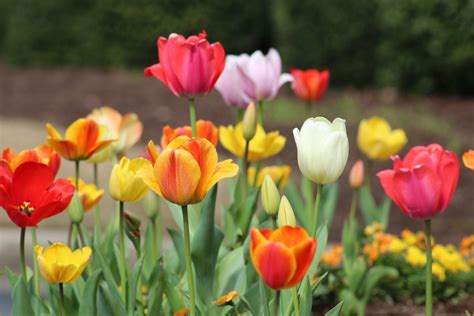
#> input picture images/tulip.jpeg, 474 x 316 px
$ python filter.py
#> lines starting #> are read from the running program, lines starting #| are printed output that depends on the picture

import  matplotlib.pyplot as  plt
import cv2 as cv
import numpy as np
import os

def load_image (mode=0):
#> called with mode = 0
    dirs = os.getcwd().split(os.sep)
    dirs.pop()
    path = os.sep.join(dirs)+os.sep+'images/tulip.jpeg'

    print(path)
    img = cv.imread(path,mode)
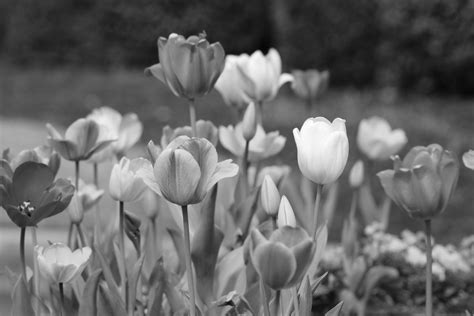
#> img: shape (316, 474); min 3, max 255, mean 104.5
    if img is None:
        print("failed to load image")
        exit(1)
    return img

img = load_image()

sovelx= np.array([[-1,0,1],[-2,0,2],[-1,0,1]])
sovely = np.array([[-1,-2,-1],[0,0,0],[1,2,1]])
prewittx=np.array([[-1,0,1],[-1,0,1],[-1,0,1]])
prewitty=np.array([[-1,-1,-1],[0,0,0],[1,1,1]])
laplacian = np.array([[0,-1,0],[-1,4,-1],[0,-1,0]])
avg_kernal = np.ones((3,3),np.float32)/9


hsx= cv.filter2D(img,-1,sovelx)
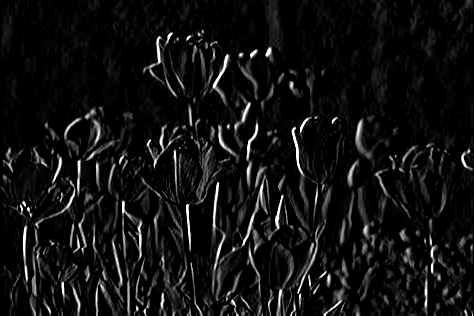
#> hsx: shape (316, 474); min 0, max 255, mean 17.3
hsy = cv.filter2D(img,-1,sovely)
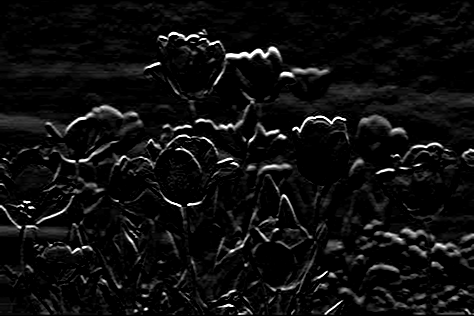
#> hsy: shape (316, 474); min 0, max 255, mean 14.4

psx=cv.filter2D(img,-1,prewittx)
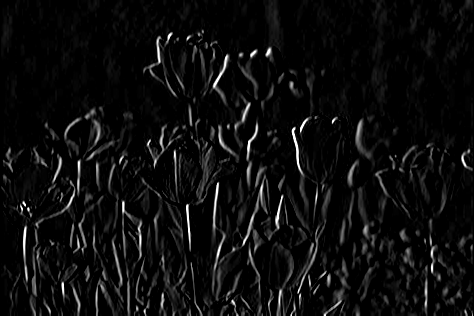
#> psx: shape (316, 474); min 0, max 255, mean 13.1
psy=cv.filter2D(img,-1,prewitty)
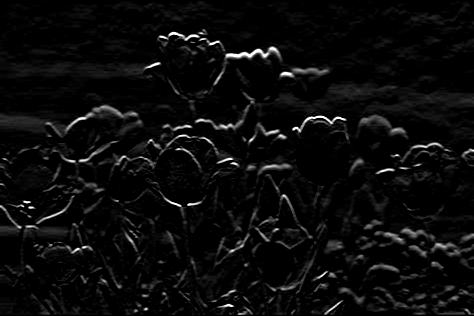
#> psy: shape (316, 474); min 0, max 255, mean 10.9

lap = cv.filter2D(img,-1,laplacian)
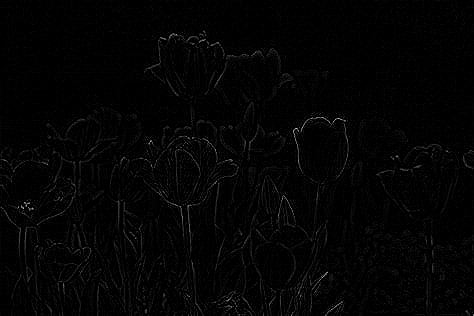
#> lap: shape (316, 474); min 0, max 204, mean 3.7
avg=cv.filter2D(img,-1,avg_kernal)
gaus= cv.GaussianBlur(img,(3,3),sigmaX=1.0)

median = cv.medianBlur(img,3)

plt.figure(figsize=(10,10))

plt.subplot(3,3,1)
plt.imshow(img,cmap='gray')
plt.title("Original Image")


plt.subplot(3,3,2)
plt.imshow(hsx,cmap='gray')
plt.title("Horizontal Sovel Image")

plt.subplot(3,3,3)
plt.imshow(hsy,cmap='gray')
plt.title("Vertical Sovel Image")


plt.subplot(3,3,4)
plt.imshow(gaus,cmap='gray')
plt.title('Gaussian Blur')


plt.subplot(3,3,5)
plt.imshow(psx,cmap='gray')
plt.title("Horizontal Prewitt Image")

plt.subplot(3,3,6)
plt.imshow(psy,cmap='gray')
plt.title("Vertical prewitt Image")

plt.subplot(3,3,7)
plt.imshow(lap,cmap='gray')
plt.title("Laplacian")

plt.subplot(3,3,8)
plt.imshow(avg,cmap='gray')
plt.title('Avarage')


plt.subplot(3,3,9)
plt.imshow(median,cmap='gray')
plt.title('Median')
plt.show()

$ run again, with images/flower.jpeg copied over images/tulip.jpeg
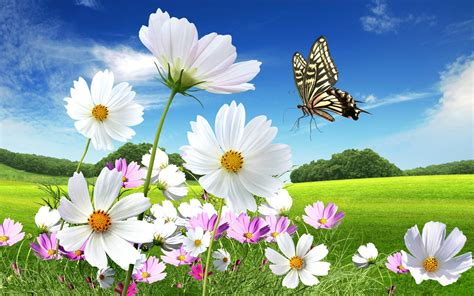
#> input picture images/flower.jpeg, 474 x 296 px
#> `lap = cv.filter2D(img,-1,laplacian)`:
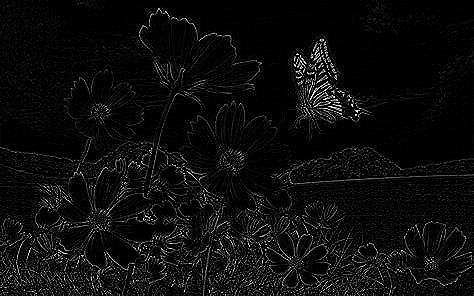
#> lap: shape (296, 474); min 0, max 255, mean 13.4
#> `avg=cv.filter2D(img,-1,avg_kernal)`:
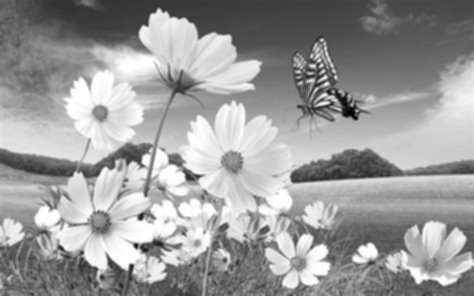
#> avg: shape (296, 474); min 3, max 255, mean 155.4
